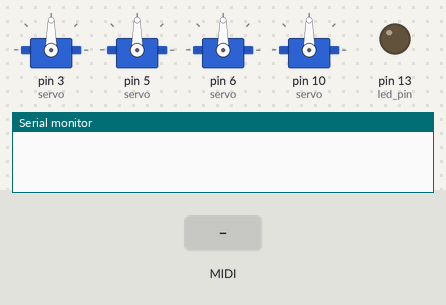
The sketch below on a simulated Arduino Mega 2560, built with avr-gcc and run on an emulated ATmega2560. Parts: 4 × servo, output pins drawn as LEDs (lit = HIGH), the last lines printed to the serial monitor. The test bench sets the inputs (shaded band). MIDI output is not drawn.

Above: at 3.2 s.
3.3 s: MIDI note 60 received
At 3.45 s:
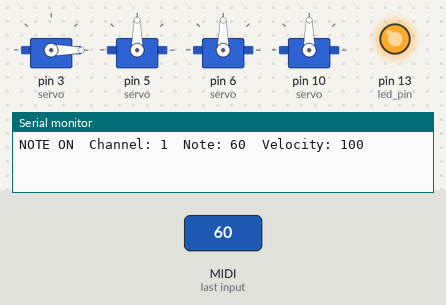
At 4.8 s:
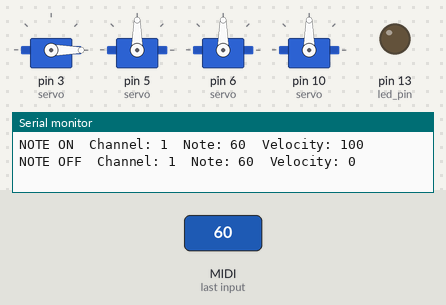
5.1 s: MIDI note 64 received
At 6.2 s:
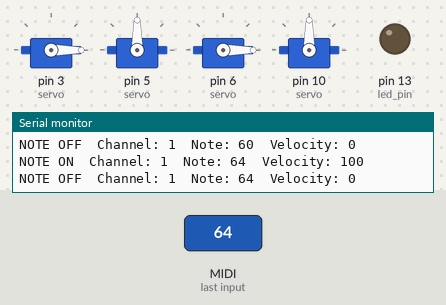
Timing chart, 0 to 8.1 s (numbered marks = the images above; inputs shaded):
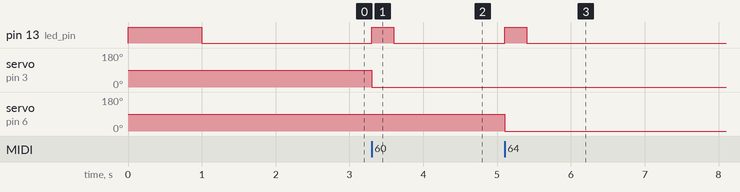

The sketch:

GlassMIDI.ino
```cpp
#include <Servo.h>
#include <MIDI.h>
#include <AccelStepper.h>

/*
 * References:
 * Teensy PWM functions (https://www.pjrc.com/teensy/td_pulse.html)
 */

MIDI_CREATE_INSTANCE(HardwareSerial, Serial1, midi_in);
const int stepsPerRevolution = 3200;
AccelStepper stepper(AccelStepper::DRIVER, 9, 8);
float motorSpeed = 100;              // Speed of the stepper motor

// Control servo motors using a combination of MIDI note OFF/ON messages (0x80/0x90) and Control Change (CC) message values
typedef struct {
    byte note;                  // MIDI note number
    Servo servo;                // Servo object
    int servo_min_pos = 0;      // Minimum servo position
    int servo_max_pos = 180;    // Maximum servo position
    int note_home_pos = 0;      // Note home position, set by cc_knob (between servo_min_pos and servo_max_pos)
    int note_end_pos = 0;       // Note end position, set by cc_slider (between note_home_pos and servo_max_pos)
    byte cc_slider = 0;         // Control Change slider number
    byte cc_knob = 0;           // Control Change knob number
} servo_note; // End definition

// Control stepper motors using only CC messages
typedef struct {
    int stepper_pulse_pin;      // Stepper motor pulse pin
    bool stepper_dir_pin;       // Stepper motor direction pin
    byte cc_knob = 0;           // Control Change knob number
} stepper_CC; // End definition

// Control solenoids using both MIDI note ON/OFF and CC messages
typedef struct {
    byte note;                  // MIDI note number
    byte solenoid_pin;          // Solenoid pin number
    int solenoid_min_pwm = 0;   // Minimum PWM duty cycle (0 -> 0%);
    int solenoid_max_pwm = 255; // Maximum PWM duty cycle (255 -> 100%);
    int velocity = 0;           // MIDI note velocity
    byte cc_slider = 0;         // Control Change slider number
} solenoid_note; // End definition

int kbd = 1; // AKM320 keyboard channel
int korg = 2; // Korg Nanokontrol2 channel

int led_pin = 13; // LED pin number

// Servo note objects
servo_note C, D, E, F;

// Stepper object
stepper_CC Glass;

// Note On message handler
void OnNoteOn(byte channel, byte note, byte velocity)  {
    // Print out the message received over serial
    digitalWrite(led_pin, HIGH);
    Serial.print("NOTE ON\tChannel: ");
    Serial.print(channel);
    Serial.print("\tNote: ");
    Serial.print(note);
    Serial.print("\tVelocity: ");
    Serial.println(velocity);

    // If the note came fron the keyboard:
    if (channel == kbd) {
        if (note == C.note) {
            C.servo.write(C.note_end_pos);
        } else if (note == D.note) {
            D.servo.write(D.note_end_pos);
        } else if (note == E.note) {
            E.servo.write(E.note_end_pos);
        } else if (note == F.note) {
            F.servo.write(F.note_end_pos);
        }
    } else if (channel == korg) {
        // Korg doesn't send MIDI notes
    }
}

// Note Off message handler
void OnNoteOff(byte channel, byte note, byte velocity) {
    // Print out the message received over serial
    digitalWrite(led_pin, LOW);
    Serial.print("NOTE OFF\tChannel: ");
    Serial.print(channel);
    Serial.print("\tNote: ");
    Serial.print(note);
    Serial.print("\tVelocity: ");
    Serial.println(velocity);
    if (channel == kbd) {
        if (note == C.note) {
            C.servo.write(C.note_home_pos);
        } else if (note == D.note) {
            D.servo.write(D.note_home_pos);
        } else if (note == E.note) {
            E.servo.write(E.note_home_pos);
        } else if (note == F.note) {
            F.servo.write(F.note_home_pos);
        }
  } else if (channel == korg) {
    // ???
  }
}

// Control Change message handler
void OnControlChange(byte channel, byte control, byte value) {
    // Print out the message received over serial
    Serial.print("Channel: ");
    Serial.print(channel);
    Serial.print("\tControl: ");
    Serial.print(control);
    Serial.print("\tValue: ");
    Serial.println(value);

    // If the note came fron the keyboard:
    if (channel == 2) {
        if (control == 21) { // Control change for wheel
            motorSpeed = value * 100;
            stepper.setSpeed(motorSpeed);
        }
    } else if (channel == 3) {
        if (control == C.cc_slider) {
            C.note_end_pos = map(value, 0, 127, C.note_home_pos, C.servo_max_pos);
            C.servo.write(C.note_end_pos);
        } else if (control == C.cc_knob) {
            C.note_home_pos = map(value, 0, 127, C.servo_min_pos, C.servo_max_pos);
            C.servo.write(C.note_home_pos);
        } else if (control == D.cc_slider) {
            D.note_end_pos = map(value, 0, 127, D.note_home_pos, D.servo_max_pos);
            D.servo.write(D.note_end_pos);
        } else if (control == D.cc_knob) {
            D.note_home_pos = map(value, 0, 127, D.servo_min_pos, D.servo_max_pos);
            D.servo.write(D.note_home_pos);
        } else if (control == E.cc_slider) {
            E.note_end_pos = map(value, 0, 127, E.note_home_pos, E.servo_max_pos);
            E.servo.write(E.note_end_pos);
        } else if (control == E.cc_knob) {
            E.note_home_pos = map(value, 0, 127, E.servo_min_pos, E.servo_max_pos);
            E.servo.write(E.note_home_pos);
        } else if (control == F.cc_slider) {
            F.note_end_pos = map(value, 0, 127, F.note_home_pos, F.servo_max_pos);
            F.servo.write(F.note_end_pos);
        } else if (control == F.cc_knob) {
            F.note_home_pos = map(value, 0, 127, F.servo_min_pos, F.servo_max_pos);
            F.servo.write(F.note_home_pos);
        }
    }
}

void setup() {
    Serial.begin(9600);

    stepper.setMaxSpeed(10000);
    stepper.setSpeed(0);

    // Attach the servos to the respective pins
    C.servo.attach(3);
    D.servo.attach(5);
    E.servo.attach(6);
    F.servo.attach(10);

    // Set the note, slider, and knob values for C
    C.note = 60;
    C.cc_slider = 0;
    C.cc_knob = 16;

    // Set the note, slider, and knob values for D
    D.note = 62;
    D.cc_slider = 1;
    D.cc_knob = 17;

    // Set the note, slider, and knob values for E
    E.note = 64;
    E.cc_slider = 2;
    E.cc_knob = 18;

    // Set the note, slider, and knob values for F
    F.note = 65;
    F.cc_slider = 3;
    F.cc_knob = 19;

    // Set the pulse pin, direction pin, and knob values for the stepper motor
    Glass.stepper_pulse_pin = 3;
    Glass.stepper_dir_pin = 5;
    Glass.cc_knob = 21;

    // Misc. setup
    pinMode(led_pin, OUTPUT);
    pinMode(Glass.stepper_dir_pin, OUTPUT);
    pinMode(Glass.stepper_dir_pin, OUTPUT);

    midi_in.setHandleNoteOff(OnNoteOff);
    midi_in.setHandleNoteOn(OnNoteOn);
    midi_in.setHandleControlChange(OnControlChange);

    midi_in.begin(MIDI_CHANNEL_OMNI);
    Serial1.begin(115200);

    digitalWrite(led_pin, HIGH);
    delay(1000);
    digitalWrite(led_pin, LOW);
    delay(1000);
}

// Read MIDI input
void loop() {
   midi_in.read();
   stepper.runSpeed();
}
```

Measured:
- after the input at 3.3 s, pin 13 (led_pin): LOW → HIGH at once, → LOW 0.30 s later; servo on pin 3 (servo): 90° → 0° at once
- after the input at 5.1 s, pin 13 (led_pin): LOW → HIGH at once, → LOW 0.30 s later; servo on pin 6 (servo): 90° → 0° at once
